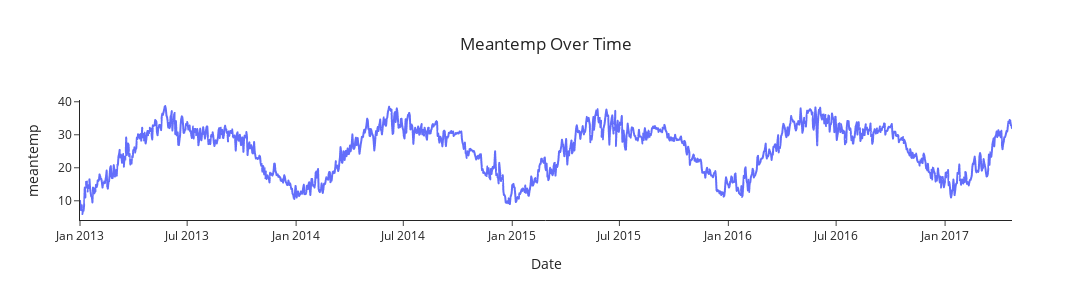
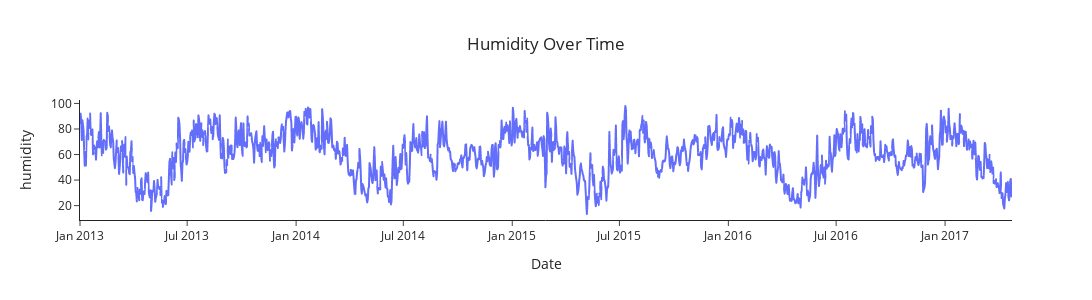
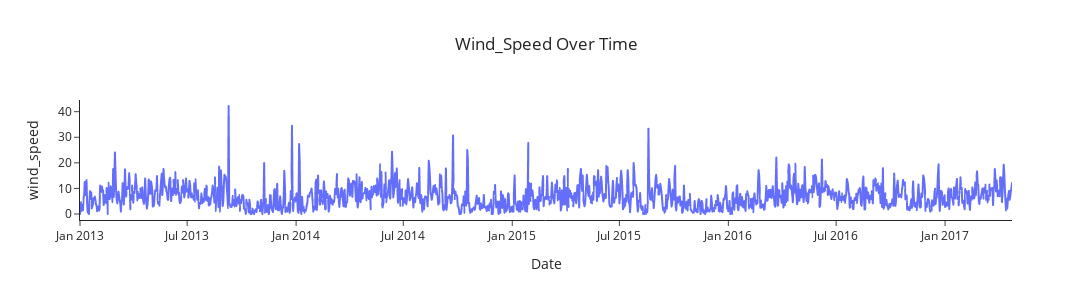
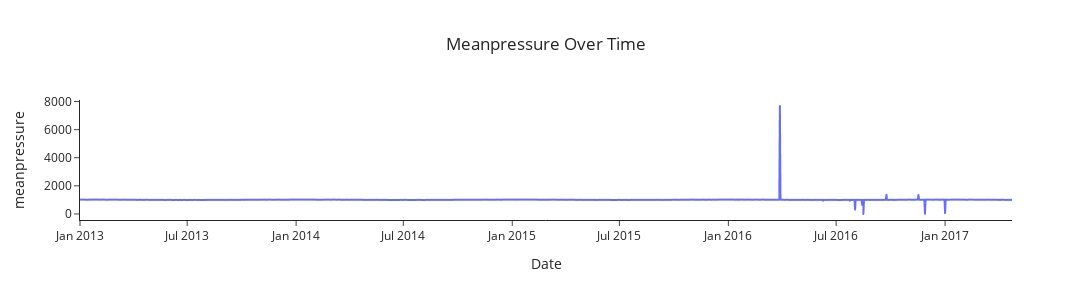

Notebook source saved alongside these figures, in order:
### Markdown cell above
### **Exploratory Data Analysis**
---
First, we plot each time series to observe the behavior of each parameter across the years.

### Code cell
for column in data.columns:
    if column in ['meantemp', 'humidity', 'wind_speed', 'meanpressure']:
        fig = px.line(data, x=data.index, y = column, title=f'{column.title()} Over Time')
        fig.update_layout(template='simple_white', title_x=0.5, xaxis_title="Date", width = 1200, height = 300)
        fig.show()

### Figure 1 — Plotly figure (JSON) as saved in the notebook; plotly's stock layout.template omitted (floating-point values rounded to 4 significant figures; data arrays with more than 128 entries replaced by an {"elided": "..."} marker saying what was removed)
{"data": [{"hovertemplate": "index=%{x}<br>meantemp=%{y}<extra></extra>", "legendgroup": "", "line": {"color": "#636efa", "dash": "solid"}, "marker": {"symbol": "circle"}, "mode": "lines", "name": "", "showlegend": false, "type": "scattergl", "x": {"elided": "1575 str values"}, "xaxis": "x", "y": {"elided": "1575 float values"}, "yaxis": "y"}], "layout": {"height": 300, "legend": {"tracegroupgap": 0}, "title": {"text": "Meantemp Over Time", "x": 0.5}, "width": 1200, "xaxis": {"anchor": "y", "domain": [0, 1], "title": {"text": "Date"}}, "yaxis": {"anchor": "x", "domain": [0, 1], "title": {"text": "meantemp"}}}}

### Figure 2 — Plotly figure (JSON) as saved in the notebook; plotly's stock layout.template omitted (floating-point values rounded to 4 significant figures; data arrays with more than 128 entries replaced by an {"elided": "..."} marker saying what was removed)
{"data": [{"hovertemplate": "index=%{x}<br>humidity=%{y}<extra></extra>", "legendgroup": "", "line": {"color": "#636efa", "dash": "solid"}, "marker": {"symbol": "circle"}, "mode": "lines", "name": "", "showlegend": false, "type": "scattergl", "x": {"elided": "1575 str values"}, "xaxis": "x", "y": {"elided": "1575 float values"}, "yaxis": "y"}], "layout": {"height": 300, "legend": {"tracegroupgap": 0}, "title": {"text": "Humidity Over Time", "x": 0.5}, "width": 1200, "xaxis": {"anchor": "y", "domain": [0, 1], "title": {"text": "Date"}}, "yaxis": {"anchor": "x", "domain": [0, 1], "title": {"text": "humidity"}}}}

### Figure 3 — Plotly figure (JSON) as saved in the notebook; plotly's stock layout.template omitted (floating-point values rounded to 4 significant figures; data arrays with more than 128 entries replaced by an {"elided": "..."} marker saying what was removed)
{"data": [{"hovertemplate": "index=%{x}<br>wind_speed=%{y}<extra></extra>", "legendgroup": "", "line": {"color": "#636efa", "dash": "solid"}, "marker": {"symbol": "circle"}, "mode": "lines", "name": "", "showlegend": false, "type": "scattergl", "x": {"elided": "1575 str values"}, "xaxis": "x", "y": {"elided": "1575 float values"}, "yaxis": "y"}], "layout": {"height": 300, "legend": {"tracegroupgap": 0}, "title": {"text": "Wind_Speed Over Time", "x": 0.5}, "width": 1200, "xaxis": {"anchor": "y", "domain": [0, 1], "title": {"text": "Date"}}, "yaxis": {"anchor": "x", "domain": [0, 1], "title": {"text": "wind_speed"}}}}

### Figure 4 — Plotly figure (JSON) as saved in the notebook; plotly's stock layout.template omitted (floating-point values rounded to 4 significant figures; data arrays with more than 128 entries replaced by an {"elided": "..."} marker saying what was removed)
{"data": [{"hovertemplate": "index=%{x}<br>meanpressure=%{y}<extra></extra>", "legendgroup": "", "line": {"color": "#636efa", "dash": "solid"}, "marker": {"symbol": "circle"}, "mode": "lines", "name": "", "showlegend": false, "type": "scattergl", "x": {"elided": "1575 str values"}, "xaxis": "x", "y": {"elided": "1575 float values"}, "yaxis": "y"}], "layout": {"height": 300, "legend": {"tracegroupgap": 0}, "title": {"text": "Meanpressure Over Time", "x": 0.5}, "width": 1200, "xaxis": {"anchor": "y", "domain": [0, 1], "title": {"text": "Date"}}, "yaxis": {"anchor": "x", "domain": [0, 1], "title": {"text": "meanpressure"}}}}
